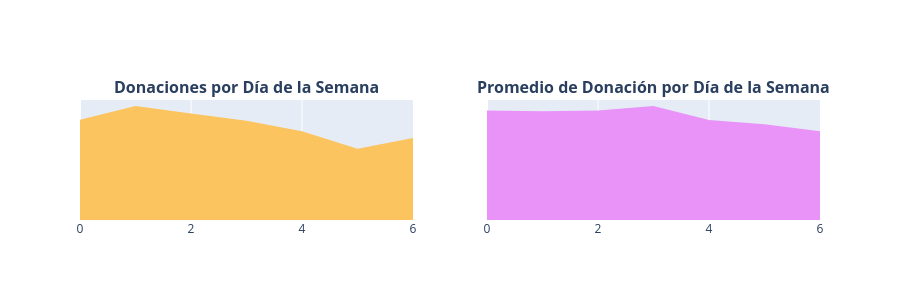

This figure's notebook cell:
### Markdown cell above
### Donaciones por Día de la Semana

- *3.4.7* Número de Donaciones por Día de la Semana
- *3.4.8* Promedio de Donaciones por Día de la Semana

### Code cell
import plotly.graph_objs as go
from plotly import tools
from plotly.offline import iplot

# Agrupar donaciones por día de la semana
t4 = donations_df.groupby(['Donation Weekday']).agg({
    'Donation Year': 'count', 
    'Donation Amount': 'mean'
}).reset_index().rename(columns={
    'Donation Year': 'Total Donations', 
    'Donation Amount': 'Average Amount'
})

x = t4['Donation Weekday']
y1 = t4['Total Donations']
y2 = t4['Average Amount']

trace1 = go.Scatter(
    x=x, 
    y=y1, 
    fill='tozeroy', 
    fillcolor='#fcc45f', 
    mode='none'
)
trace2 = go.Scatter(
    x=x, 
    y=y2, 
    fill='tozeroy', 
    fillcolor="#e993f9", 
    mode='none'
)

fig = tools.make_subplots(
    rows=1, 
    cols=2, 
    print_grid=False, 
    subplot_titles=[
        "<b>Donaciones por Día de la Semana</b>", 
        "<b>Promedio de Donación por Día de la Semana</b>"
    ]
)

fig.append_trace(trace1, 1, 1)
fig.append_trace(trace2, 1, 2)

# CORREGIDO: Eliminar autotick y usar propiedades válidas
fig['layout'].update(
    height=300, 
    showlegend=False, 
    yaxis=dict(
        showgrid=False,
        zeroline=False,
        showline=False,
        showticklabels=False,
        ticks=''
    ), 
    yaxis2=dict(
        showgrid=False,
        zeroline=False,
        showline=False,
        showticklabels=False,
        ticks=''
    )
)

iplot(fig)

### Figure 1 — Plotly figure (JSON) as saved in the notebook; plotly's stock layout.template omitted (floating-point values rounded to 4 significant figures)
{"data": [{"fill": "tozeroy", "fillcolor": "#fcc45f", "mode": "none", "type": "scatter", "x": [0, 1, 2, 3, 4, 5, 6], "xaxis": "x", "y": [6065, 6889, 6433, 5993, 5357, 4311, 4952], "yaxis": "y"}, {"fill": "tozeroy", "fillcolor": "#e993f9", "mode": "none", "type": "scatter", "x": [0, 1, 2, 3, 4, 5, 6], "xaxis": "x2", "y": [64.37, 63.91, 64.34, 66.96, 58.73, 56.29, 52.09], "yaxis": "y2"}], "layout": {"annotations": [{"font": {"size": 16}, "showarrow": false, "text": "<b>Donaciones por Día de la Semana</b>", "x": 0.225, "xanchor": "center", "xref": "paper", "y": 1, "yanchor": "bottom", "yref": "paper"}, {"font": {"size": 16}, "showarrow": false, "text": "<b>Promedio de Donación por Día de la Semana</b>", "x": 0.775, "xanchor": "center", "xref": "paper", "y": 1, "yanchor": "bottom", "yref": "paper"}], "height": 300, "showlegend": false, "xaxis": {"anchor": "y", "domain": [0, 0.45]}, "xaxis2": {"anchor": "y2", "domain": [0.55, 1]}, "yaxis": {"anchor": "x", "domain": [0, 1], "showgrid": false, "showline": false, "showticklabels": false, "ticks": "", "zeroline": false}, "yaxis2": {"anchor": "x2", "domain": [0, 1], "showgrid": false, "showline": false, "showticklabels": false, "ticks": "", "zeroline": false}}}
